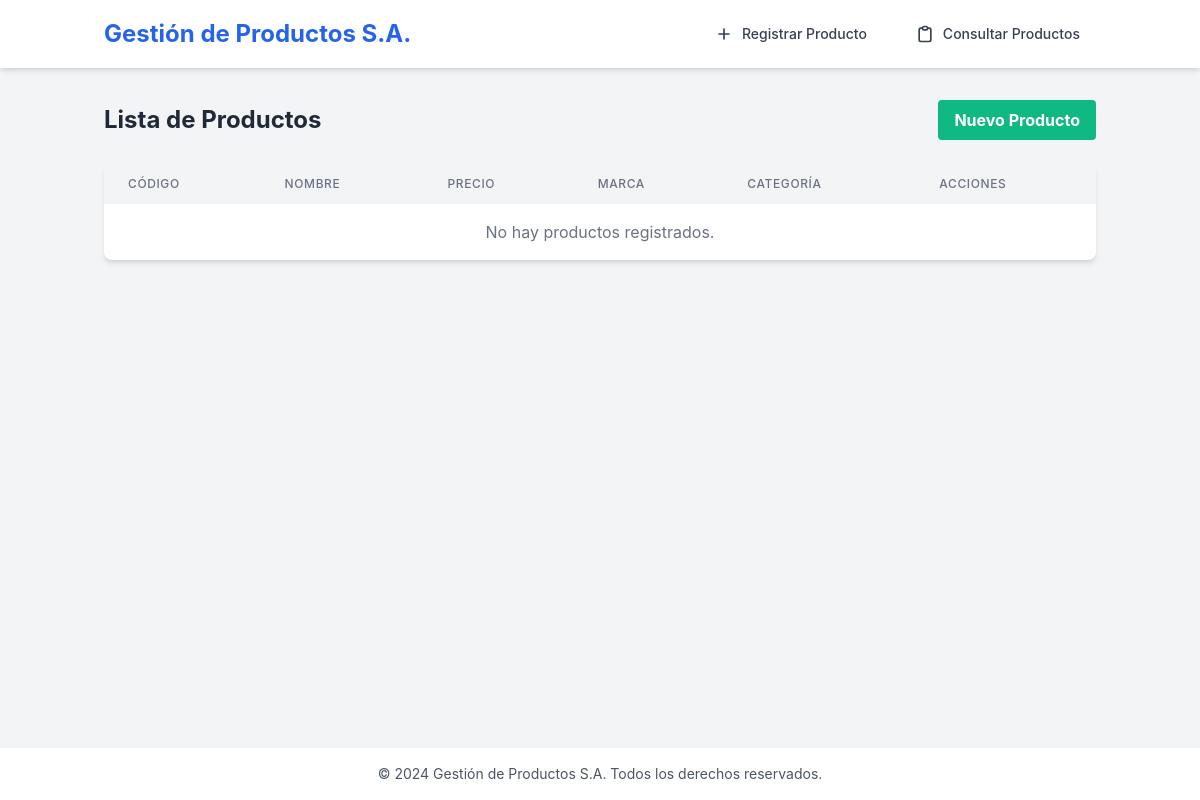
Before: / with the older database file.
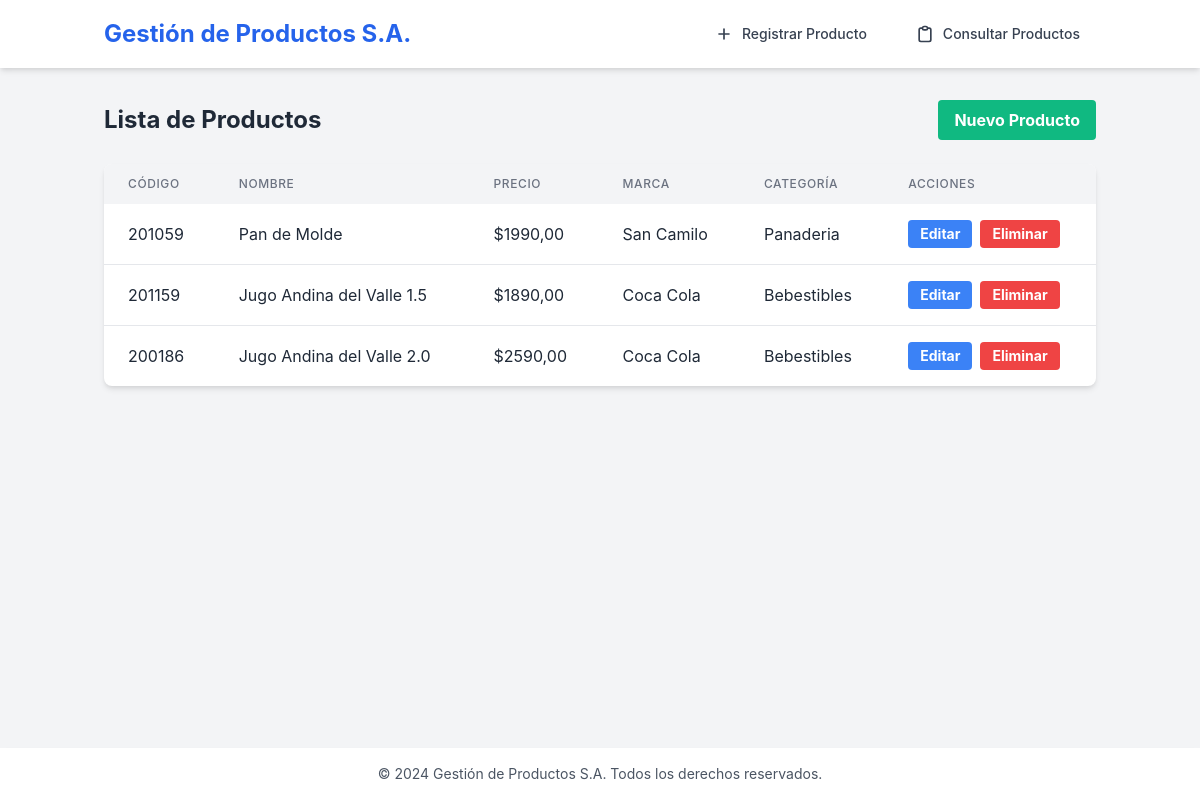
After: the same page with the newer database file.
### productos/models.py (models this page shows, shortened)
class Producto(models.Model):
    codigo = models.CharField(max_length=50, unique=True)
    nombre = models.CharField(max_length=100)
    precio = models.DecimalField(max_digits=10, decimal_places=2, default=0.00)
    marca = models.ForeignKey(Marca, on_delete=models.CASCADE)
    categoria = models.ForeignKey(Categoria, on_delete=models.SET_NULL, null=True)
    caracteristicas = models.ManyToManyField(Caracteristica)
    fecha_vencimiento = models.DateField()

class Marca(models.Model):
    nombre = models.CharField(max_length=100, unique=True)
    def __str__(self):
        return self.nombre

class Categoria(models.Model):
    nombre = models.CharField(max_length=100, unique=True)
    def __str__(self):
        return self.nombre

### productos/views.py (the view)
# urls.py: path('', views.lista_productos, name='lista_productos'),
def lista_productos(request):
    productos = Producto.objects.all()
    return render(request, 'productos/lista.html', {'productos': productos})

### templates/productos/lista.html (shortened to what this page needs)
{% extends 'base.html' %}
{% block content %}
<div class="container mx-auto px-4 py-8">
    <div class="flex justify-between items-center mb-6">
        <h1 class="text-2xl font-bold">Lista de Productos</h1>
        <a href="{% url 'crear_producto' %}" class="bg-green-500 hover:bg-green-600 text-white font-bold py-2 px-4 rounded">
            Nuevo Producto
        </a>
    </div>
    <div class="bg-white shadow-md rounded-lg overflow-hidden">
        <table class="min-w-full">
            <thead class="bg-gray-100">
                <tr>
                    <th class="px-6 py-3 text-left text-xs font-medium text-gray-500 uppercase tracking-wider">Código</th>
                    <th class="px-6 py-3 text-left text-xs font-medium text-gray-500 uppercase tracking-wider">Nombre</th>
                    <th class="px-6 py-3 text-left text-xs font-medium text-gray-500 uppercase tracking-wider">Precio</th>
                    <th class="px-6 py-3 text-left text-xs font-medium text-gray-500 uppercase tracking-wider">Marca</th>
                    <th class="px-6 py-3 text-left text-xs font-medium text-gray-500 uppercase tracking-wider">Categoría</th>
                    <th class="px-6 py-3 text-left text-xs font-medium text-gray-500 uppercase tracking-wider">Acciones</th>
                </tr>
            </thead>
            <tbody class="divide-y divide-gray-200">
                {% for producto in productos %}
                <tr>
                    <td class="px-6 py-4 whitespace-nowrap">{{ producto.codigo }}</td>
                    <td class="px-6 py-4 whitespace-nowrap">{{ producto.nombre }}</td>
                    <td class="px-6 py-4 whitespace-nowrap">${{ producto.precio }}</td>
                    <td class="px-6 py-4 whitespace-nowrap">{{ producto.marca }}</td>
                    <td class="px-6 py-4 whitespace-nowrap">{{ producto.categoria }}</td>
                    <td class="px-6 py-4 whitespace-nowrap">
                        <div class="flex space-x-2">
                            <a href="{% url 'editar_producto' producto.pk %}"
                               class="bg-blue-500 hover:bg-blue-600 text-white font-bold py-1 px-3 rounded text-sm">
                                Editar
                            </a>
                            <a href="{% url 'eliminar_producto' producto.pk %}"
                               class="bg-red-500 hover:bg-red-600 text-white font-bold py-1 px-3 rounded text-sm">
                                Eliminar
                            </a>
                        </div>
                    </td>
                </tr>
                {% empty %}
                <tr>
                    <td colspan="6" class="px-6 py-4 text-center text-gray-500">
                        No hay productos registrados.
                    </td>
                </tr>
                {% endfor %}
            </tbody>
        </table>
    </div>
</div>
{% endblock %}

### templates/base.html (shortened to what this page needs)
{% load static %}
<!DOCTYPE html>
<html lang="es" class="h-full">
<head>
    <link href="https://cdn.jsdelivr.net/npm/tailwindcss@2.2.19/dist/tailwind.min.css" rel="stylesheet">
    <link rel="stylesheet" href="{% static 'css/styles.css' %}">
</head>
<body class="flex flex-col h-full bg-gray-100 text-gray-800">
    <header class="bg-white shadow-md">
        <div class="container mx-auto px-4 py-4">
            <div class="flex justify-between items-center">
                <h1 class="text-2xl font-bold text-blue-600">Gestión de Productos S.A.</h1>
                <nav class="flex space-x-4">
                    <a href="{% url 'registro_producto' %}" class="flex items-center px-4 py-2 text-sm font-medium text-gray-700 hover:bg-gray-100 rounded-md transition duration-150 ease-in-out">
                        <svg xmlns="http://www.w3.org/2000/svg" class="h-5 w-5 mr-2" fill="none" viewBox="0 0 24 24" stroke="currentColor">
                            <path stroke-linecap="round" stroke-linejoin="round" stroke-width="2" d="M12 6v6m0 0v6m0-6h6m-6 0H6" />
                        </svg>
                        Registrar Producto
                    </a>
                    <a href="{% url 'consulta_productos' %}" class="flex items-center px-4 py-2 text-sm font-medium text-gray-700 hover:bg-gray-100 rounded-md transition duration-150 ease-in-out">
                        Consultar Productos
                    </a>
                </nav>
            </div>
        </div>
    </header>
    <main class="flex-grow">
        {% block content %}
        {% endblock %}
    </main>
    <footer class="bg-white shadow-md">
        <div class="container mx-auto px-4 py-4 text-center">
            <p class="text-sm text-gray-600">&copy; 2024 Gestión de Productos S.A. Todos los derechos reservados.</p>
        </div>
    </footer>
</body>
</html>

### static/css/styles.css (style rules this page uses)
body { font-family: 'Inter', sans-serif; }
footer { margin-top: auto; }

Changed rows visible on the page:
added Producto: codigo "201059", nombre "Pan de Molde", precio "1990,00", marca "San Camilo", categoria "Panaderia"
added Producto: codigo "201159", nombre "Jugo Andina del Valle 1.5", precio "1890,00", marca "Coca Cola", categoria "Bebestibles"
added Producto: codigo "200186", nombre "Jugo Andina del Valle 2.0", precio "2590,00", marca "Coca Cola", categoria "Bebestibles"
Other visible differences:
text no longer shown: "No hay productos registrados."
